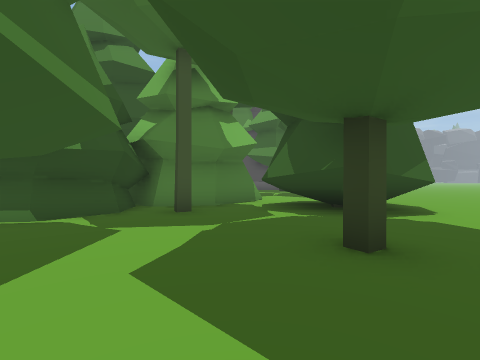
view 1 (above)

24 first-person views from a walk through a Unity game level. The camera is 1.4 m above the floor, looks level and sees 90° across. The floor is counted in squares, 2 m on a side. Each view is taken from the middle of a square. On the plan, view 1 faces up. The plan holds only what a view shows up to about 9 squares ahead; the rest is blank. The place goes on beyond the plan. The player is left out. Some animated figures are not drawn. Some surface patterns are stand-ins.

view 2
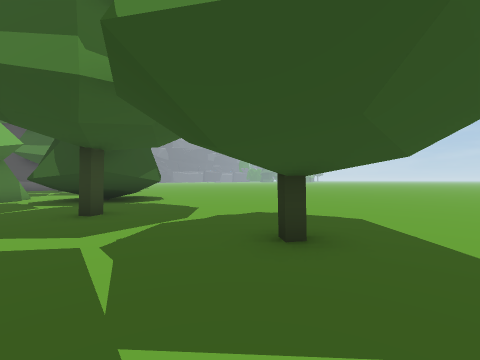

view 3
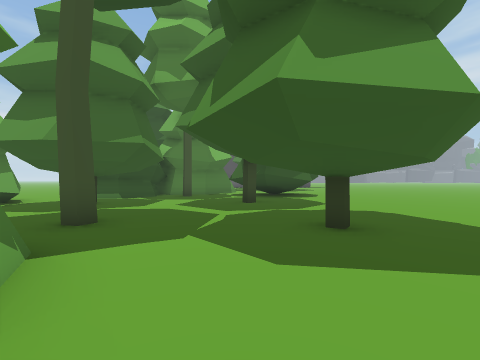

view 4
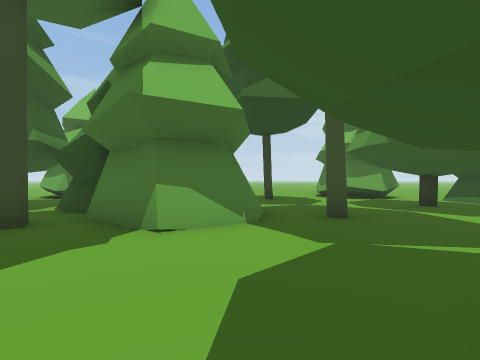

view 5
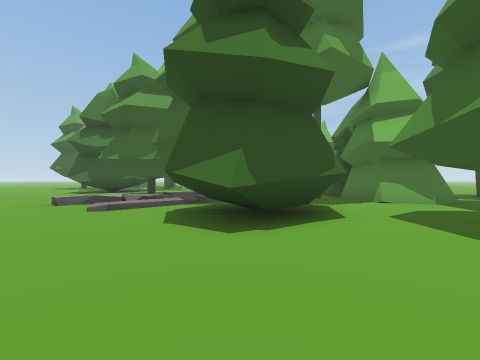

view 6
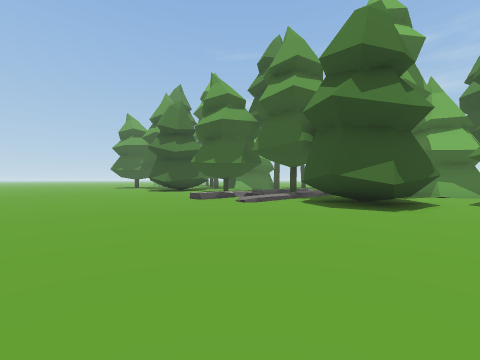

view 7
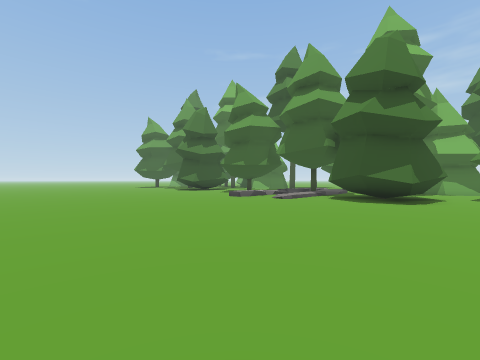

view 8
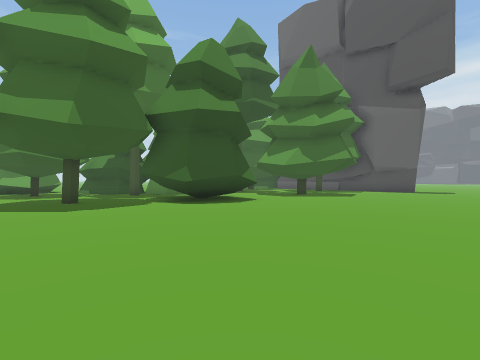

view 9
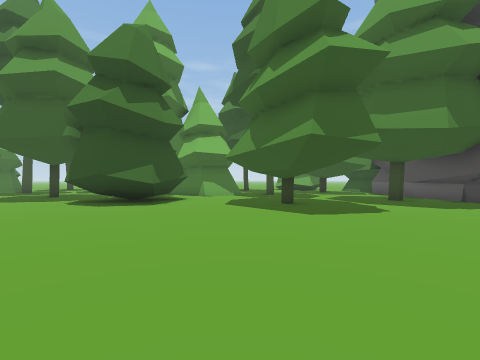

view 10
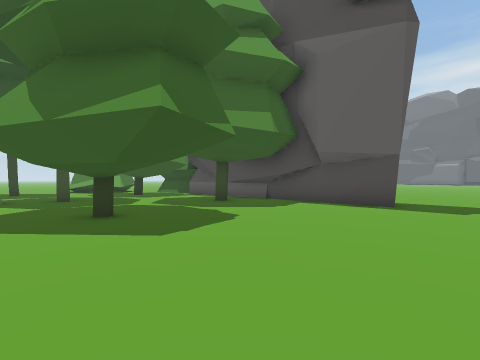

view 11
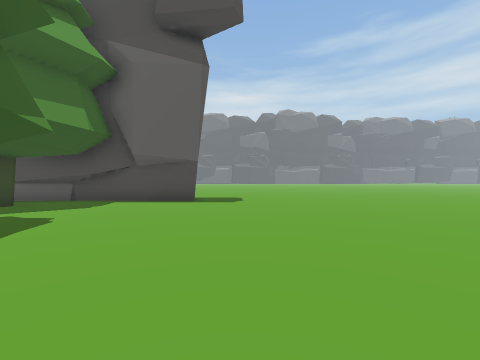

view 12
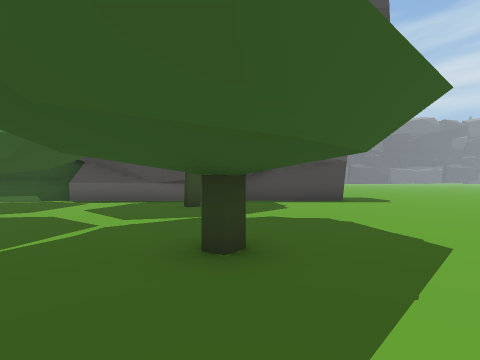

view 13
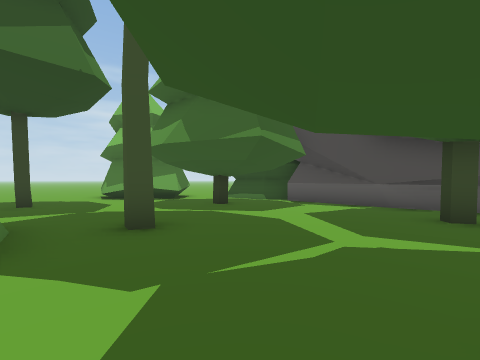

view 14
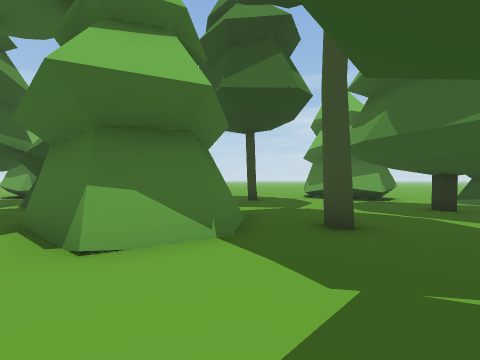

view 15
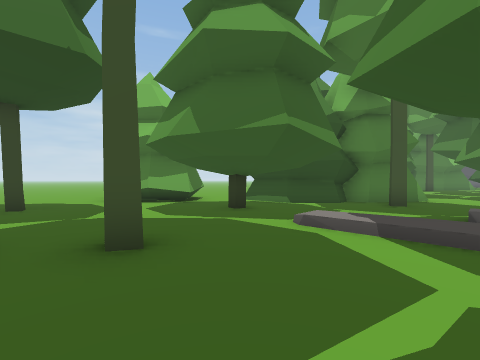

view 16
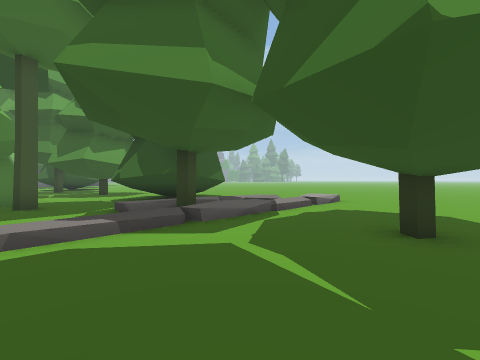

view 17
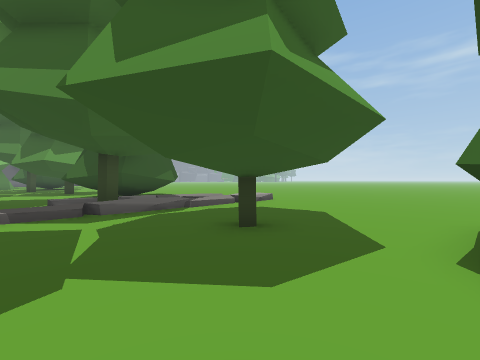

view 18
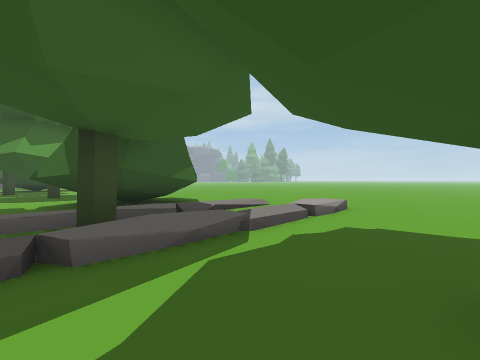

view 19
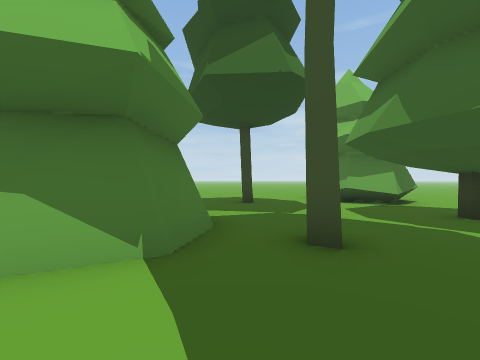

view 20
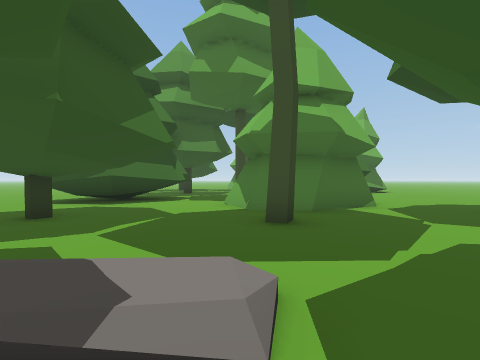

view 21
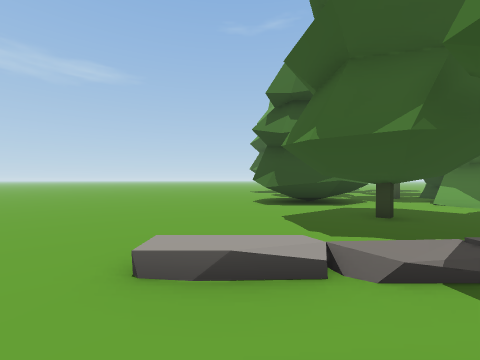

view 22
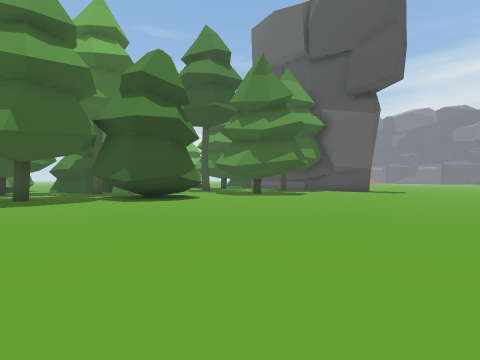

view 23
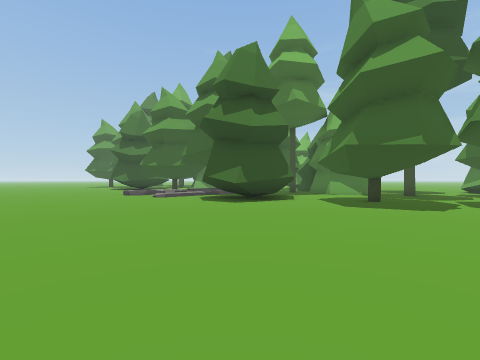

view 24
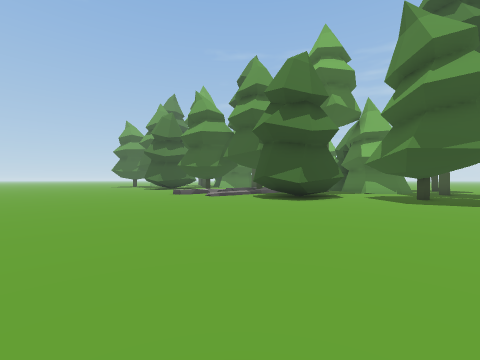

### Floor plan
Key: @ floor where view 1 was taken; # wall or solid block; x gap in a wall; . main floor; : floor 0.5 m higher than the main floor; / step, stairs or slope.
Columns run from 9 left of view 1 to 17 right of it. Each row starts with its distance up from view 1.
 19                  ..
 18       ###        ..........
 17      ##.#########..........
 16    .......................
 15    ##.......#............
 14    ##...................
 13   ##...................
 12   ....................
 11  ............#........
 10  ...#...x.............
  9          #............
  8         ##.##.........
  7       ###.####........
  6       #...####........
  5      ##.#.####........
  4   ..##................
  3   #.......#...........
  2   ##..................
  1    #.................
  0    ......@.............
 -1    ....#...##..........
 -2    #...................
 -3       ###...............
 -4        ##... ##.........
 -5        ##..#####........
 -6       ###..#####........
 -7  .. ###....####.........
 -8  .........:::///........
 -9   ##.......#../.........
-10   ##..#.//#//////.......
-11   #.........././........
-12 ........................
-13 .......#................
-14  .#.........#...........
-15  ....####...............
-16  ....#  #...###.........

Where each view was taken, in squares from view 1:
view 1: 0 up, 0 right, facing up
view 2: 3 down, 0 right, facing up-right
view 3: 5 down, 1 right, facing up
view 4: 3 down, 3 right, facing left
view 5: 2 down, 8 right, facing down-left
view 6: 3 down, 12 right, facing down-left
view 7: 3 down, 14 right, facing down-left
view 8: 1 up, 10 right, facing up-left
view 9: 10 up, 11 right, facing left
view 10: 10 up, 9 right, facing up-left
view 11: 9 up, 9 right, facing up
view 12: 9 up, 4 right, facing up
view 13: 10 up, 3 right, facing up-left
view 14: 10 up, 3 right, facing left
view 15: 14 down, 1 right, facing up-left
view 16: 14 down, 1 left, facing up-right
view 17: 16 down, 0 right, facing up-right
view 18: 13 down, 1 right, facing up-right
view 19: 14 down, 1 right, facing left
view 20: 9 down, 1 left, facing down
view 21: 8 down, 6 right, facing down
view 22: 2 up, 12 right, facing up-left
view 23: 1 up, 11 right, facing down-left
view 24: 0 up, 13 right, facing down-left
